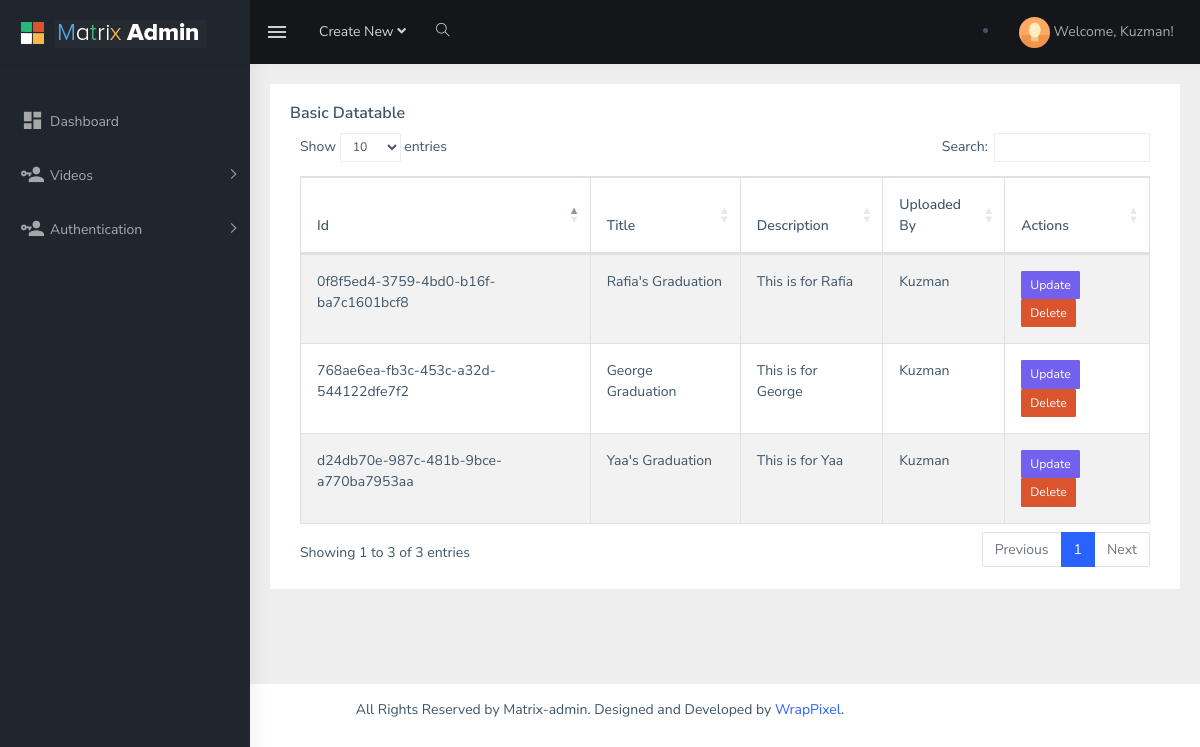
The app's page /video/table_view (signed in), older data.
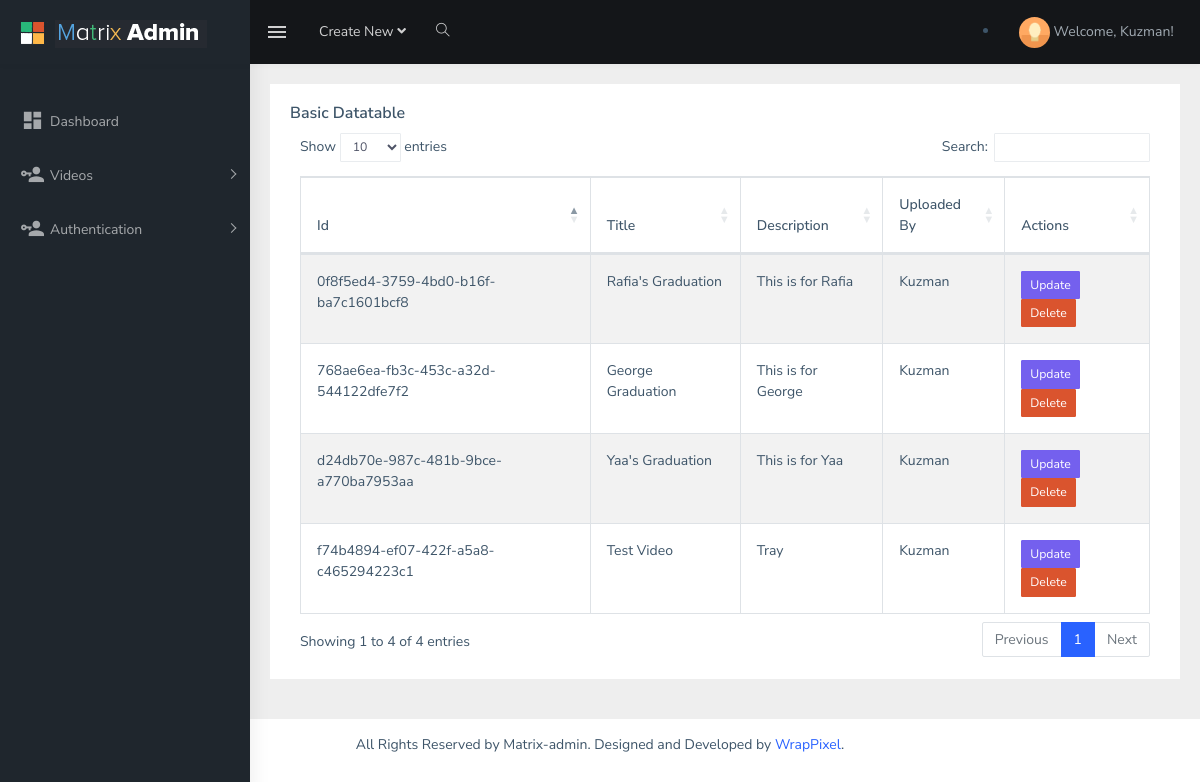
The same page, newer data.
### VideoApp/models.py (models this page shows, shortened)
class Video(models.Model):
    id = models.UUIDField(primary_key=True, default=uuid.uuid4, editable=False)
    title = models.CharField(max_length=100)
    description = models.TextField()
    uploaded_by = models.ForeignKey(UserProfile, on_delete=models.CASCADE)
    file = models.FileField(upload_to='media/video/')
    created_at = models.DateTimeField(auto_now_add=True)
    video_link = models.URLField()

class UserProfile(models.Model):
    user = models.OneToOneField(User, on_delete=models.CASCADE)
    email = models.EmailField(unique=True)
    verified = models.BooleanField(default=True)
    def __str__(self):  # Corrected method name to '__str__' instead of 'str'
        return self.user.username

### VideoApp/views.py (the view)
@login_required(login_url='index')
def DataTable(request):
    video = Video.objects.all()
    return render(request, 'matrix-admin/tables.html', {'video': video})

### account/auth_backend.py (called while the page is built)
    def get_user(self, user_id):
        try:
            return UserModel.objects.get(pk=user_id)
        except UserModel.DoesNotExist:
            return None

### templates/matrix-admin/tables.html (shortened to what the changed rows need)
{% load static %}
<!DOCTYPE html>
<html dir="ltr" lang="en">
<head>
    <link rel="stylesheet" type="text/css" href="{% static 'css/multicheck.css' %}">
    <link href="{% static 'css/dataTables.bootstrap4.css' %}" rel="stylesheet">
    <link href="{% static 'css/style.min.css' %}" rel="stylesheet">
</head>
<body>
    <div id="main-wrapper">
{% block contents %}
<div class="page-wrapper">
    <div class="container-fluid">
        <div class="row">
            <div class="col-12">
                <div class="card">
                    <div class="card-body">
                        <h5 class="card-title">Basic Datatable</h5>
                        <div class="table-responsive">
                            <table id="zero_config" class="table table-striped table-bordered">
                                <thead>
                                    <tr>
                                        <th>Id</th>
                                        <th>Title</th>
                                        <th>Description</th>
                                        <th>Uploaded By</th>
                                        <th>Actions</th>
                                    </tr>
                                </thead>
                                <tbody>
                                {% for v in video %}
                                    <tr>
                                        <td>{{ v.id }}</td>
                                        <td>{{ v.title }}</td>
                                        <td>{{ v.description }}</td>
                                        <td>{{ v.uploaded_by }}</td>
                                        <td>
                                            <a href="{% url 'admin_update_video' v.id %}" class="btn btn-primary btn-sm">Update</a>
                                            <a href="{% url 'admin_delete_video' v.id %}" class="btn btn-danger btn-sm" onclick="return confirm('Are you sure you want to delete this video?');">Delete</a>
                                        </td>
                                    </tr>
                                {% endfor %}
                                </tbody>
                            </table>
                        </div>
                    </div>
                </div>
            </div>
        </div>
    </div>
</div>
            {% endblock contents %}
        </div>
</body>
</html>

Row changes from the older to the newer data that the page shows:
added Video: id "f74b4894-ef07-422f-a5a8-c465294223c1", title "Test Video", description "Tray", uploaded_by "Kuzman"
Text that changed along with them:
text written by a page script: "Show entries Search: Showing 1 to 3 of 3 entries Previous 1 Next" → "Show entries Search: Showing 1 to 4 of 4 entries Previous 1 Next"
